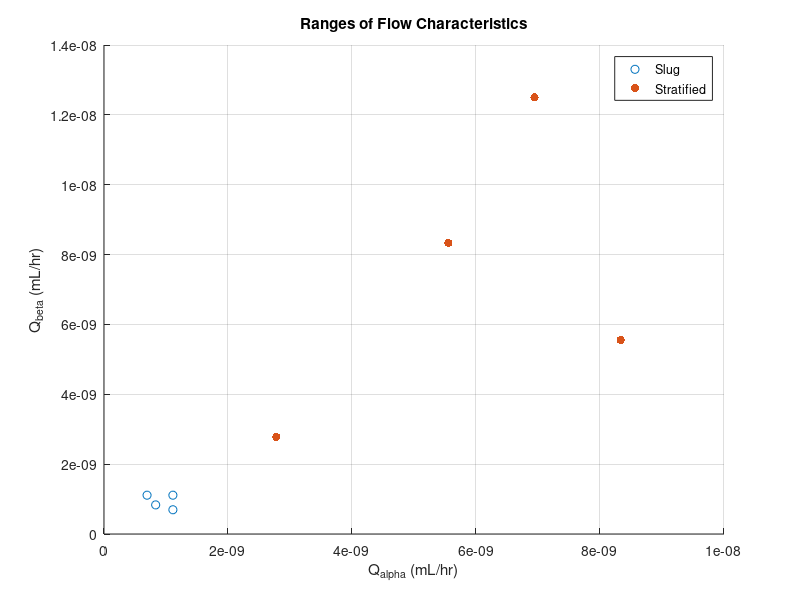

Reproduce this figure in MATLAB.
%% Flow through micro-channels | Exp - 1
%  Deepanjhan Das 
clear; close all;
format long;


%% Data
L = 20 / 100;       % m
L_long = 65 / 100;  % m
D = 1 / 1000;       % m

% mL/h = 10^-6 / 3600  m^3 / s
Q_alpha = (1/(10^6 * 3600)) .* [4.0, 3.0, 2.5, 4.0, 10.0, 30.0, 20.0, 25.0];
Q_beta = (1/(10^6 * 3600)) .* [4.0, 3.0, 4.0, 2.5, 10.0, 20.0, 30.0, 45.0];

V = pi * (D/2)^2 * L;           % m^3
V_long = pi * (D/2)^2 * L_long; % m^3


%% Residence Time

Tau_alpha = V ./ Q_alpha;
Tau_beta = V ./ Q_beta;
Tau_alpha_beta = V_long ./ (Q_alpha + Q_beta);


%% The fields of phas flow characteristics

figure();
hold on;
scatter(Q_alpha(1:4), Q_beta(1:4), 'r+');
scatter(Q_alpha(5:8), Q_beta(5:8), 'bo', 'filled');

grid on;
title("Ranges of Flow Characteristics");
xlabel("Q_{alpha} (mL/hr)");
ylabel("Q_{beta} (mL/hr)");
legend("Slug", "Stratified", Location="best");
saveas(gcf, "flow_char.png");
hold off;